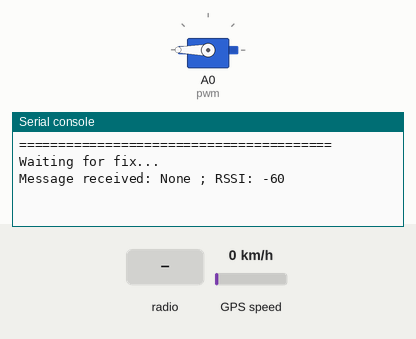
A program run on a simulated CircuitPython board. Parts: servo, the last lines printed to the serial console. The test bench sets the inputs (shaded band); at power-on: GPS speed 0 km/h. The clock reads 2024-03-15 10:24:30 at power-on unless the program sets it; the GPS gets a fix after 3 s at 37.7749, -122.4194 with 8 satellites; no radio messages arrive unless stated (any console line starting 'radio sent:' is added by the test bench).

Above: at 1.2 s.
1.3 s: radio message "KN6NAQ!CMD" arrives
At 2.3 s:
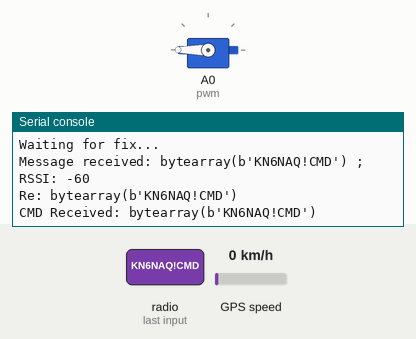
3.1 s: radio message "65" arrives
At 4.2 s:
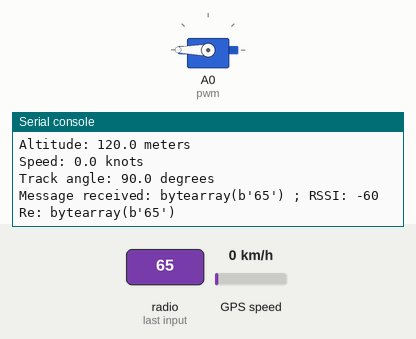
Timing chart, 0 to 6.1 s (numbered marks = the images above; inputs shaded):
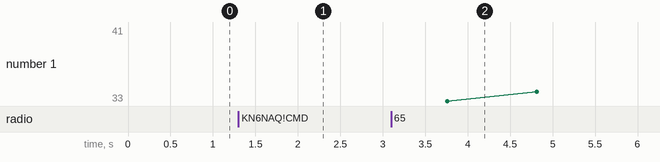

Measured:
- after the input at 1.3 s, the serial console: prints a new line after 0.30 s (image 1)
- after the input at 3.1 s, the serial console: prints a new line after 0.71 s (image 2)

The program:

BLV.py
```python
# BLV Onboard Cutaway Mechanism Code
# Originally written by Michael Pham and Ali Malik
# Edited by Pragun Bethapudi and Vencionas Kosasih
# Most recent editor: Vencionas Kosasih

# import necessary libraries
import board
import busio
import digitalio
import time
import adafruit_rfm9x
from adafruit_motor import servo
import pwmio
import adafruit_gps

pwm = pwmio.PWMOut(board.A0, frequency=50)
servo = servo.Servo(pwm, min_pulse=750, max_pulse=2250)

uart = busio.UART(board.TX, board.RX, baudrate=9600, timeout=10)
gps = adafruit_gps.GPS(uart, debug=False)

gps.send_command(b"PMTK314,0,1,0,1,0,0,0,0,0,0,0,0,0,0,0,0,0,0,0")
gps.send_command(b"PMTK220,1000")

# define variables to be used for the GPS values.
gps_alt = 0
gps_speed = 0
gps_track_angle = 0

spi = busio.SPI(board.SCK, MOSI=board.MOSI, MISO=board.MISO)
cs = digitalio.DigitalInOut(board.D10)
reset = digitalio.DigitalInOut(board.D11)
rfm9x = adafruit_rfm9x.RFM9x(spi, cs, reset, 437.4)

rfm9x.spreading_factor=8
rfm9x.tx_power=14
rfm9x.node=0xfb
rfm9x.destination=0xfa
rfm9x.receive_timeout=10
rfm9x.enable_crc=True
rfm9x.signal_bandwidth = 125000

servo.angle=180


# ====================================================================================================

# this defines "command keys," aka the two numbers at the end of
# the message required to actually execute a command.
cmd_keys = {
    b'65':   'cut_away',
    b'66':   'query',
    b'67':   'exec_cmd',
    b'68':   'ping',
    b'69':   'signal_status', # nice
    b'70':   'alt_status',
    b'71':   'coord_status'
}


# ====================================================================================================

# this defines a function that interprets the received message.

def cmd_handler(msg):
    try:
        header = msg[0:10]
        print(f"Re: {header}")

        # verify that the message is from us (unique string).
        # if not, it doesn't do anything (no "else" block).
        if msg[0:10] == b'KN6NAQ!CMD':
            print(f"CMD Received: {msg}")

            rfm9x.send("CMD ACK!")
            rfm9x.send("CMD ACK!")
            rfm9x.send("CMD ACK!")

            time.sleep(1)

            cmd_key = msg[10:12]
            print(f"Command key: {cmd_key}")

            #eval(cmd_keys[cmd_key]) <- not sure why this is here

            cmd_args = None
            cmd_args = msg[10:]
            print(f"CMD with ARGS: {cmd_args}")
            print(f"Character count: {len(msg)}")

            # this links a specific function to each specific message.
            # these functions are defined in a later section.
            if msg == "KN6NAQ!CMD65":
                cut_away()
            if msg == "KN6NAQ!CMD69":
                signal_status()
            if msg == "KN6NAQ!CMD70":
                alt_status()
            if msg == "KN6NAQ!CMD71":
                coord_status()


            if cmd_key in cmd_keys:
                try:
                    if cmd_args is None:
                        print('running {} (no args)'.format(cmd_keys[cmd_key]))
                        # eval a string turns it into a func name
                        eval(cmd_keys[cmd_key])()
                    else:
                        print('running {} (with args: {})'.format(cmd_keys[cmd_key],cmd_args))
                        eval(cmd_keys[cmd_key])#(cmd_args)

                except Exception as e:
                    print('Something went wrong: {}'.format(e))
                    rfm9x.send(str(e).encode())

            else:
                print('invalid command!')
                rfm9x.send(b'invalid cmd_key' + msg[11:])

    except Exception as e:
        print(e)


# ====================================================================================================

# this defines a function that handles all the gps info

def gps_handler(gps_alt, gps_speed, gps_track_angle):
    # Make sure to call gps.update() every loop iteration and at least twice
    # as fast as data comes from the GPS unit (usually every second).
    # This returns a bool that's true if it parsed new data (you can ignore it
    # though if you don't care and instead look at the has_fix property).
    gps.update()
    # Every second print out current location details if there's a fix.

    print("=" * 40)  # Print a separator line.

    if not gps.has_fix:
        # Try again if we don't have a fix yet.
        print("Waiting for fix...")

        return "No GPS Fix"
    # We have a fix! (gps.has_fix is true)
    # Print out details about the fix like location, date, etc.

    print(
        "Fix timestamp UTC: {}/{}/{} {:02}:{:02}:{:02}".format(
            gps.timestamp_utc.tm_mon,  # Grab parts of the time from the
            gps.timestamp_utc.tm_mday,  # struct_time object that holds
            gps.timestamp_utc.tm_year,  # the fix time.  Note you might
            gps.timestamp_utc.tm_hour,  # not get all data like year, day,
            gps.timestamp_utc.tm_min,  # month!
            gps.timestamp_utc.tm_sec,
        )
    )
    print("Latitude: {0:.6f} degrees".format(gps.latitude))
    print("Longitude: {0:.6f} degrees".format(gps.longitude))

    print("Fix quality: {}".format(gps.fix_quality))
    # Some attributes beyond latitude, longitude and timestamp are optional
    # and might not be present.  Check if they're None before trying to use!
    if gps.altitude_m is not None:
        print("Altitude: {} meters".format(gps.altitude_m))
        gps_alt = gps.altitude_m
    if gps.speed_knots is not None:
        print("Speed: {} knots".format(gps.speed_knots))
        gps_speed = gps.speed_knots
    if gps.track_angle_deg is not None:
        print("Track angle: {} degrees".format(gps.track_angle_deg))
        gps_track_angle = gps.track_angle_deg

    gps_data_string = "UTC Time {}/{}/{} {:02}:{:02}:{:02} | Lat: {} Long: {} | Alt: {} | Knts: {} | TRKA: {}".format(
        gps.timestamp_utc.tm_mon,  # Grab parts of the time from the
        gps.timestamp_utc.tm_mday,  # struct_time object that holds
        gps.timestamp_utc.tm_year,  # the fix time.  Note you might
        gps.timestamp_utc.tm_hour,  # not get all data like year, day,
        gps.timestamp_utc.tm_min,  # month!
        gps.timestamp_utc.tm_sec,
        gps.latitude,
        gps.longitude,
        gps_alt,
        gps_speed,
        gps_track_angle
    )

    return gps_data_string


# ====================================================================================================

# this section defines functions that correspond to the "command keys"

def cut_away():
    print("Cutting!")
    servo.angle = 0
    rfm9x.send("Cut Away Initiated")

def ping():
    rfm9x.destination=0xff
    rfm9x.send(f"This is the Bronco Space BLV Callsign KN6NAQ! Time: {time.monotonic()}. Last RSSI: {rfm9x.last_rssi}")
    rfm9x.destination=0xfb

def query(args):
    print(f'query: {args}')
    print(rfm9x.send(data=str(eval(args))))

def exec_cmd(args):
    print(f'exec: {args}')
    exec(args)

def signal_status():
    print("Sending signal status and confirmation!")
    rfm9x.send("Packet received! Relaying RSSI.")

def alt_status():
    print("Sending current altitude!")
    if gps.has_fix:
        if gps.altitude_m is not None:
            rfm9x.send(f"Altitude: {gps.altitude_m} meters")
        else:
            rfm9x.send("GPS has a fix, but altitude not available! Please try again.")
    else:
        rfm9x.send("GPS does not have a fix! Please try again.")

def coord_status():
    print("Sending coordinates!")
    if gps.has_fix:
        rfm9x.send("""Latitude: {} degrees, Longitude: {} degrees""".format(round(gps.latitude, 6), round(gps.longitude,6)))
    else:
        rfm9x.send("GPS does not have a fix! Please try again.")


# ====================================================================================================

# this is the actual looping code (must define all functions beforehand)

while True:
    rfm9x.send(gps_handler(gps_alt, gps_speed, gps_track_angle))
    msg = rfm9x.receive()

    print(f"Message received: {msg} ; RSSI: {rfm9x.last_rssi}")

    if msg is not None:
        cmd_handler(msg)
        # cutaway manual activation OR signal status OR gps status
    if gps_alt == 31500:
        cut_away()
        # cutaway automatic activation

    time.sleep(1)
```
